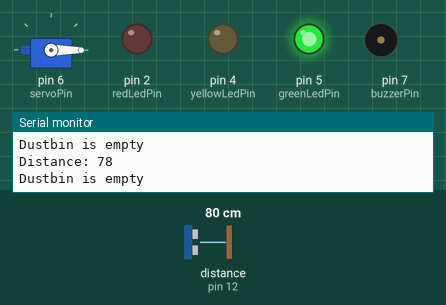
Simulated run of this sketch. Board: Arduino Uno, built with avr-gcc and run on an emulated ATmega328P. Shown: servo, output pins drawn as LEDs (lit = HIGH), buzzer (waves = sounding), the last lines printed to the serial monitor. Wiring (inferred from the names in the program): ultrasonic range finder: trigger pin 13; echo pin 12. The inputs (shaded band) are chosen by the test bench; at power-on: distance to the obstacle (sensor on pin 12) 80 cm. The echo pulse lasts 58.3 µs per cm; pins used as bus, display or sensor lines are not drawn.

Above: at 1.8 s.
1.9 s: distance to the obstacle (sensor on pin 12) set to 53 cm
3.4 s: distance to the obstacle (sensor on pin 12) set to 45 cm
At 4.7 s:
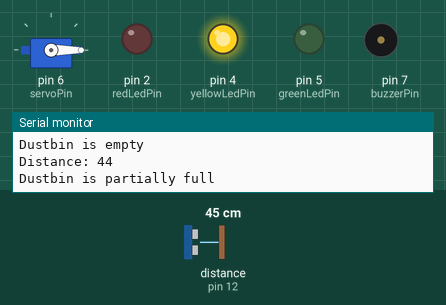
5.5 s: distance to the obstacle (sensor on pin 12) set to 12 cm
7.2 s: distance to the obstacle (sensor on pin 12) set to 9 cm
At 9.2 s:
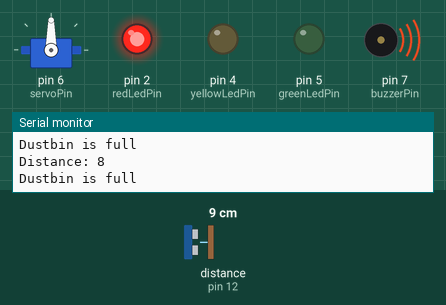
9.5 s: distance to the obstacle (sensor on pin 12) set to 18 cm
At 10.9 s:
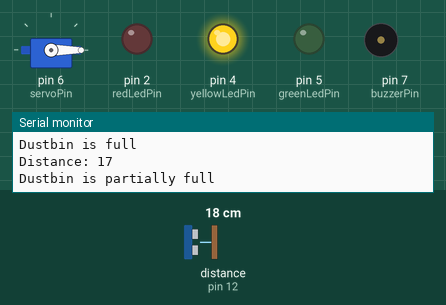
11.5 s: distance to the obstacle (sensor on pin 12) set to 2 cm
At 12.5 s:
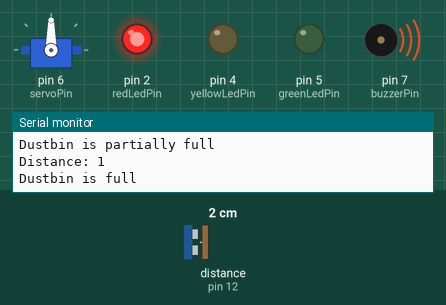
Timing chart, 0 to 14.5 s (numbered marks = the images above; inputs shaded):
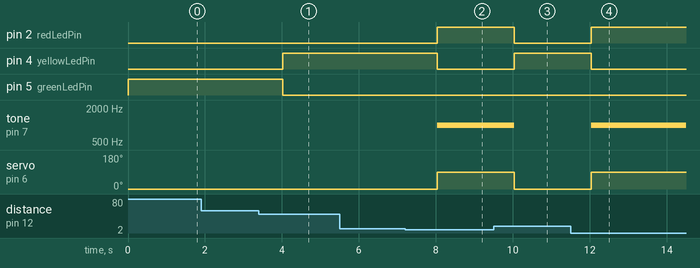

Measured:
- the behaviour switches between 51 and 50 cm on distance to the obstacle (sensor on pin 12) (found by bisection; images 0 and 1)
- the behaviour switches between 11 and 10 cm on distance to the obstacle (sensor on pin 12) (found by bisection; images 1 and 2)
- after the input at 3.4 s, pin 4 (yellowLedPin): LOW → HIGH after 0.62 s; pin 5 (greenLedPin): HIGH → LOW after 0.62 s
- after the input at 7.2 s, pin 2 (redLedPin): LOW → HIGH after 0.83 s; pin 4 (yellowLedPin): HIGH → LOW after 0.83 s; tone on pin 7 (buzzerPin): silent → 1000 Hz after 0.83 s; servo on pin 6 (servoPin): 0° → 90° after 0.83 s
- after the input at 9.5 s, pin 2 (redLedPin): HIGH → LOW after 0.53 s; pin 4 (yellowLedPin): LOW → HIGH after 0.53 s; tone on pin 7 (buzzerPin): 1000 Hz → silent after 0.53 s; servo on pin 6 (servoPin): 90° → 0° after 0.53 s
- after the input at 11.5 s, pin 2 (redLedPin): LOW → HIGH after 0.54 s; pin 4 (yellowLedPin): HIGH → LOW after 0.54 s; tone on pin 7 (buzzerPin): silent → 1000 Hz after 0.54 s; servo on pin 6 (servoPin): 0° → 90° after 0.54 s

The sketch:

automated_dustbin.ino
```cpp
        #include <Servo.h>

// Define the pins for the ultrasonic sensor, LEDs, buzzer, and servo motor
const int trigPin = 13;
const int echoPin = 12;
const int redLedPin = 2;
const int yellowLedPin = 4;
const int greenLedPin = 5;
const int buzzerPin = 7;
const int servoPin = 6;

// Define the distance thresholds
const int fullDistance = 10; // Distance in cm when the dustbin is considered full
const int emptyDistance = 50; // Distance in cm when the dustbin is considered empty

Servo myServo;

void setup() {
  // Initialize the pins as outputs
  pinMode(trigPin, OUTPUT);
  pinMode(echoPin, INPUT);
  pinMode(redLedPin, OUTPUT);
  pinMode(yellowLedPin, OUTPUT);
  pinMode(greenLedPin, OUTPUT);
  pinMode(buzzerPin, OUTPUT);

  // Attach the servo to the servo pin
  myServo.attach(servoPin);

  // Initialize serial communication for debugging
  Serial.begin(9600);

  // Initialize the servo to close the lid
  closeLid();
}

void loop() {
  // Measure the distance using the ultrasonic sensor
  int distance = measureDistance();

  // Print the distance for debugging
  Serial.print("Distance: ");
  Serial.println(distance);

  // Check the distance and control the LEDs, buzzer, and servo motor accordingly
  if (distance < fullDistance) {
    // Dustbin is full
    digitalWrite(redLedPin, HIGH);
    digitalWrite(yellowLedPin, LOW);
    digitalWrite(greenLedPin, LOW);
    tone(buzzerPin, 1000); // Sound the buzzer
    openLid(); // Open the lid
    Serial.println("Dustbin is full");
  } else if (distance < emptyDistance) {
    // Dustbin is partially full
    digitalWrite(redLedPin, LOW);
    digitalWrite(yellowLedPin, HIGH);
    digitalWrite(greenLedPin, LOW);
    noTone(buzzerPin); // Turn off the buzzer
    closeLid(); // Close the lid
    Serial.println("Dustbin is partially full");
  } else {
    // Dustbin is empty
    digitalWrite(redLedPin, LOW);
    digitalWrite(yellowLedPin, LOW);
    digitalWrite(greenLedPin, HIGH);
    noTone(buzzerPin); // Turn off the buzzer
    closeLid(); // Close the lid
    Serial.println("Dustbin is empty");
  }

  // Delay for a short period before checking the distance again
  delay(1000);
}

int measureDistance() {
  // Send a 10us pulse to the trig pin
  digitalWrite(trigPin, LOW);
  delayMicroseconds(2);
  digitalWrite(trigPin, HIGH);
  delayMicroseconds(10);
  digitalWrite(trigPin, LOW);

  // Measure the duration of the pulse on the echo pin
  long duration = pulseIn(echoPin, HIGH);

  // Calculate the distance in cm
  int distance = duration * 0.034 / 2;

  return distance;
}

void openLid() {
  // Move the servo to open the lid
  myServo.write(90);
}

void closeLid() {
  // Move the servo to close the lid
  myServo.write(0);
}
```
